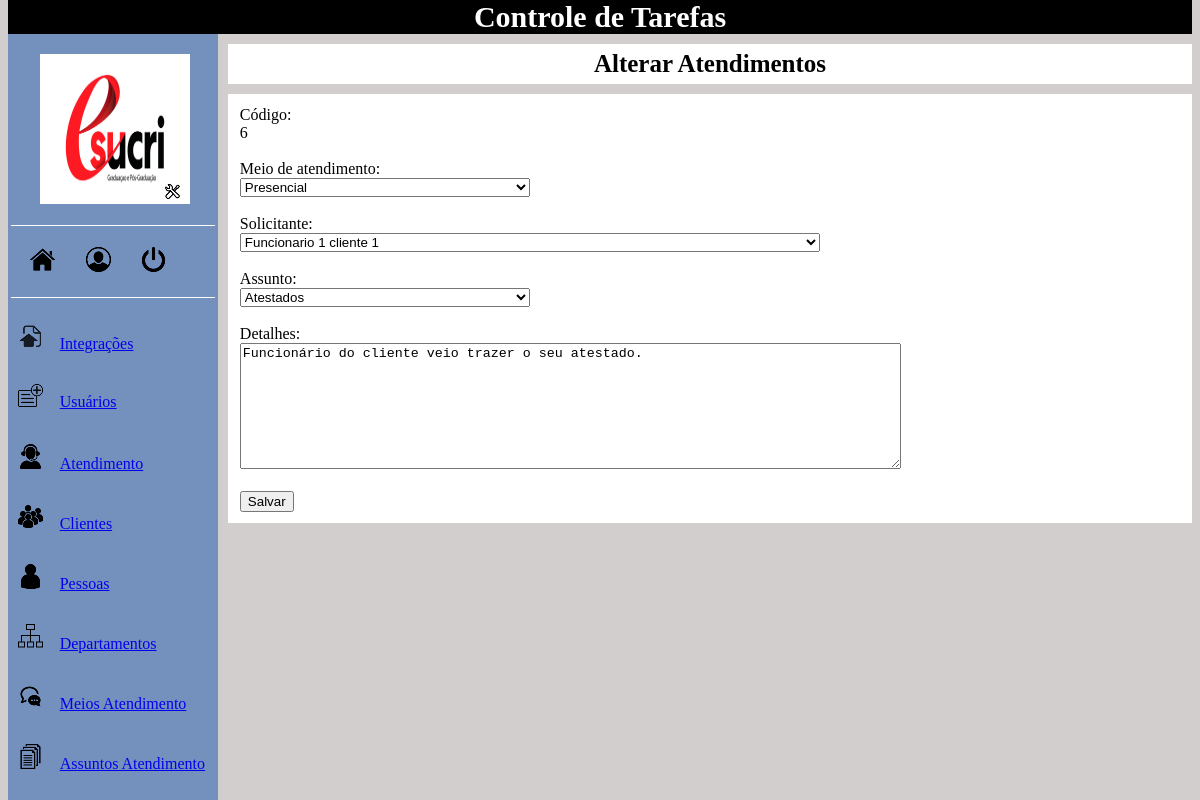
The app's page /views/atendimento-editar.php?id=6 (signed in) with its own data.
### tables this page shows
CREATE TABLE `atendimento` (
  `id` int(11) NOT NULL AUTO_INCREMENT,
  `detalhes` varchar(500) NOT NULL,
  `inicio_atend` datetime NOT NULL,
  `fim_atend` datetime NOT NULL,
  `id_assunto` int(11) NOT NULL,
  `id_pessoa` int(11) NOT NULL,
  `id_meio_atend` int(11) NOT NULL,
  PRIMARY KEY (`id`)
);

CREATE TABLE `atendimento_meio` (
  `id` int(11) NOT NULL AUTO_INCREMENT,
  `nome` varchar(70) NOT NULL,
  PRIMARY KEY (`id`)
);

CREATE TABLE `pessoa` (
  `id` int(11) NOT NULL AUTO_INCREMENT,
  `nome` varchar(70) NOT NULL,
  `tipo` char(2) NOT NULL,
  `documento` varchar(14) NOT NULL,
  `endereco` varchar(100) DEFAULT NULL,
  `telefone` char(14) DEFAULT NULL,
  `email` varchar(100) DEFAULT NULL,
  `status` char(1) DEFAULT 'I',
  `cliente` char(1) DEFAULT 'N',
  PRIMARY KEY (`id`),
  UNIQUE KEY `documento` (`documento`)
);

CREATE TABLE `atendimento_assunto` (
  `id` int(11) NOT NULL AUTO_INCREMENT,
  `nome` varchar(70) NOT NULL,
  PRIMARY KEY (`id`)
);

### views/atendimento-editar.php (the view, shortened to what this page needs)
<?php
    include('../conexao.php');
    include('menu.php');
?>
<!DOCTYPE html>
<html lang="pt-br">
<head>
    <link rel="stylesheet" href="../styles/estilos.css">
</head>
<body>
    <?php
        $id = $_GET['id'];
        $sql = "SELECT * FROM atendimento WHERE id = '{$id}'";
        $query = mysqli_query($conexao,$sql);
        $atendimento = mysqli_fetch_array($query, MYSQLI_ASSOC);
    ?>
    <header>
        <div class="header-pagina">Alterar Atendimentos</div>
    </header>
    <section class="conteudo-cadastro">
        <form action="../controllers/atendimento/atendimento-editar.php" method="POST">
            <label>Código:</label><br>
            <?php echo $id; ?><br><br>
            <label for="meio">Meio de atendimento:</label><br>
            <select name="id_meio_atend" id="id_meio_atend" class="input-meio">
                <?php
                    $sql = "SELECT * FROM atendimento_meio";
                    $query = mysqli_query($conexao, $sql);
                    while ($item = mysqli_fetch_array($query, MYSQLI_ASSOC)) {
                ?>
                <option value="<?php echo $item['id']; ?>" <?php if ($item['id'] == $atendimento['id_meio_atend']) {
                    echo 'selected="selected"'; } ?>><?php echo $item['nome']; }?></option>
            </select><br><br>
            <label for="solicitante">Solicitante:</label><br>
            <select name="id_pessoa" id="id_pessoa" class="input-nome">
                <?php
                    $sql = "SELECT * FROM pessoa";
                    $query = mysqli_query($conexao, $sql);
                    while ($item = mysqli_fetch_array($query, MYSQLI_ASSOC)) {
                ?>
                <option value="<?php echo $item['id']; ?>" <?php if ($item['id'] == $atendimento['id_pessoa']) {
                    echo 'selected="selected"'; } ?>><?php echo $item['nome']; }?></option>
            </select><br><br>
            <label for="assunto">Assunto:</label><br>
            <select name="id_assunto" id="id_assunto"  class="input-assunto">
                <?php
                    $sql = "SELECT * FROM atendimento_assunto";
                    $query = mysqli_query($conexao, $sql);
                    while ($item = mysqli_fetch_array($query, MYSQLI_ASSOC)) {
                ?>
                <option value="<?php echo $item['id']; ?>" <?php if ($item['id'] == $atendimento['id_assunto']) {
                    echo 'selected="selected"'; } ?>><?php echo $item['nome']; }?></option>
            </select><br><br>
            <label for="detalhes">Detalhes:</label><br>
            <textarea name="detalhes" id="detalhes" cols="80" rows="8" maxlength="500"><?php echo $atendimento['detalhes'] ?></textarea><br><br>
            <button type="submit">Salvar</button>
        </form>
    </section>
</body>
</html>

### styles/estilos.css (style rules this page uses)
.conteudo-cadastro { margin-top: 10px; padding: 1%; margin-left: 220px; background-color: white; }
body { background-color: rgb(210, 206, 206); }
.input-nome { width: 580px; }
.input-assunto { width: 290px; }
.input-meio { width: 290px; }
.header-pagina { margin-top: 10px; padding: 0.5%; margin-left: 220px; background-color: white; text-align: center; font-size: 25px; font-weight: bolder; }

### records on screen
atendimento: id_meio_atend "Presencial", id_pessoa "Funcionario 1 cliente 1", id_assunto "Atestados", detalhes "Funcionário do cliente veio trazer o seu atestado."

### other values on screen
$id "6"
